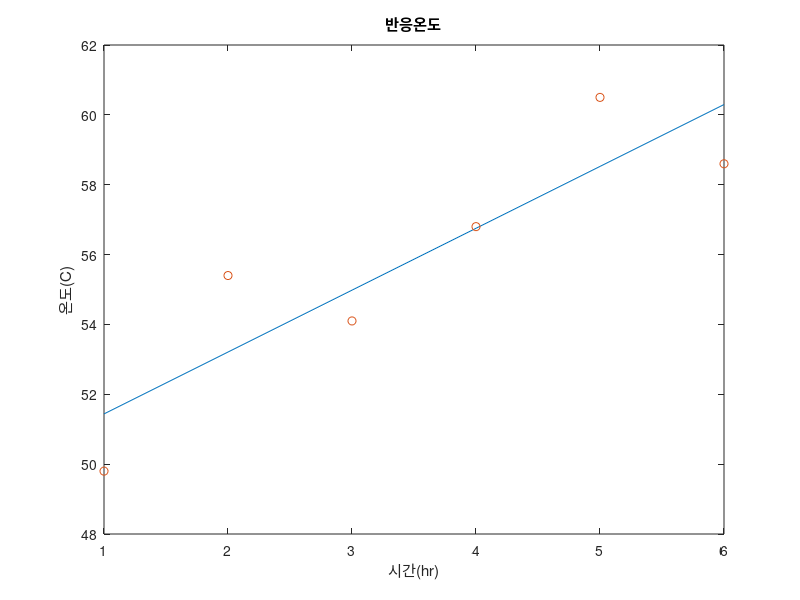

Here is the MATLAB script that generated this plot:
% lintemp: 선형회귀에 의한 온도분포 직선식의 계산
clear all;
t = [1 2 3 4 5 6]; T = [49.8 55.4 54.1 56.8 60.5 58.6]; n = length(t);
a1 = (n*sum(t.*T) - sum(t)*sum(T))/(n*sum(t.^2)-(sum(t)^2)), a0 = mean(T) - a1*mean(t)
yT = a0 + a1*t; % 직선식에 의한 온도
plot(t,yT,t,T,'o'), title('반응온도'), xlabel('시간(hr)'), ylabel('온도(C)')
